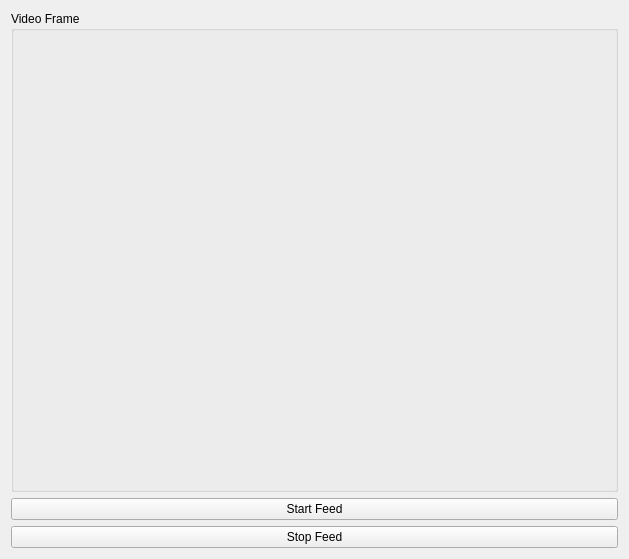
<?xml version="1.0" encoding="UTF-8"?>
<ui version="4.0">
 <class>Video</class>
 <widget class="QWidget" name="Video">
  <property name="geometry">
   <rect>
    <x>0</x>
    <y>0</y>
    <width>629</width>
    <height>559</height>
   </rect>
  </property>
  <property name="minimumSize">
   <size>
    <width>458</width>
    <height>390</height>
   </size>
  </property>
  <property name="windowTitle">
   <string>Auto</string>
  </property>
  <layout class="QGridLayout" name="gridLayout_2">
   <item row="0" column="0">
    <layout class="QGridLayout" name="videoWidgetLayout">
     <item row="0" column="0">
      <widget class="QGroupBox" name="videoBox">
       <property name="title">
        <string>Video Frame</string>
       </property>
       <layout class="QGridLayout" name="gridLayout_4">
        <item row="0" column="0">
         <layout class="QGridLayout" name="videoLayout">
          <item row="0" column="0">
           <widget class="QWidget" name="imageFrame" native="true">
            <layout class="QGridLayout" name="gridLayout_3">
             <item row="0" column="0">
              <layout class="QGridLayout" name="imageLayout">
               <item row="0" column="0">
                <widget class="QLabel" name="img_canvas">
                 <property name="text">
                  <string/>
                 </property>
                </widget>
               </item>
              </layout>
             </item>
            </layout>
           </widget>
          </item>
         </layout>
        </item>
       </layout>
      </widget>
     </item>
    </layout>
   </item>
   <item row="2" column="0">
    <widget class="QPushButton" name="stopButton">
     <property name="text">
      <string>Stop Feed</string>
     </property>
    </widget>
   </item>
   <item row="1" column="0">
    <widget class="QPushButton" name="startButton">
     <property name="text">
      <string>Start Feed</string>
     </property>
    </widget>
   </item>
  </layout>
 </widget>
 <resources/>
 <connections/>
</ui>
